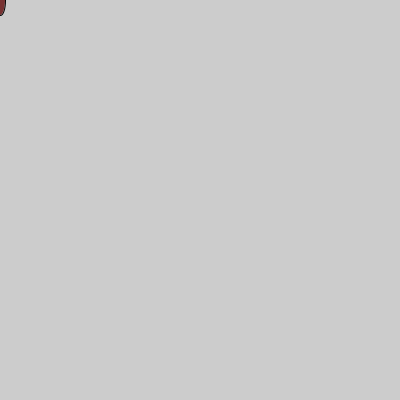
Frame 1 (no input)
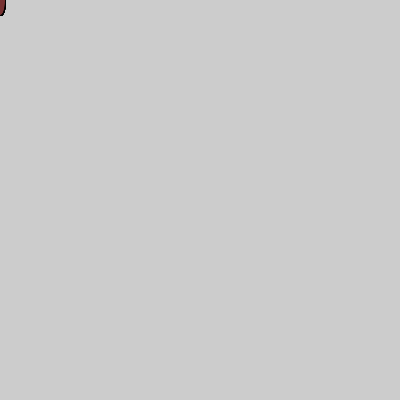
Frame 60 (the mouse pressed at the canvas centre just before this capture)
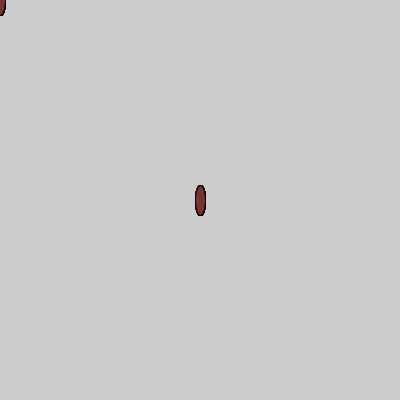
Frame 120 (the mouse held since frame 60 and released just before this capture)

The Processing sketch that drew these frames (run headless with seeded random() and noise(); from frame 60 on, the mouse is pressed at the canvas centre):

// Processing sketch: processing_158012
// ── processing_158012.pde

int counter;

void setup() {  //setup function called initially, only once
  size(400, 400);
  }

void draw() {  //draw function loops
fill(120,50,50); 
     ellipse(mouseX, mouseY, 10, 30);
  }
  
